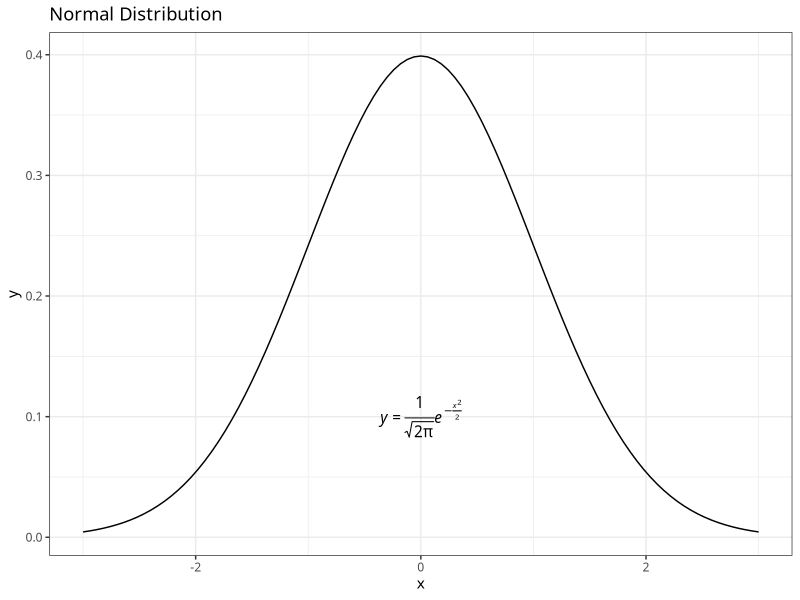

The R source for this figure:
# Plotting Normal Distribution using ggplot2
# Reference: http://blog.revolutionanalytics.com/2012/09/how-to-use-your-favorite-fonts-in-r-charts.html

library(ggplot2)

exp_text <- "italic(y == frac(1, sqrt(2 * pi)) * e ^ {-frac(x^2, 2)} )"

p <- ggplot(data.frame(x=c(-3,3)), aes(x=x)) + ggtitle("Normal Distribution") +
  stat_function(fun=dnorm, geom="line") +
  theme_bw() +
  theme(text=element_text(family="CM Roman")) +
  annotate("text", x=0, y=0.1, label=exp_text, parse=TRUE, family="CM Roman")